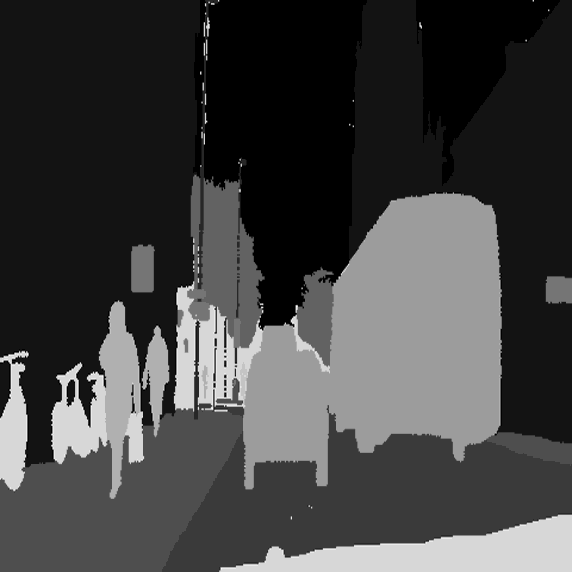
#> input picture images/processed_images/train_masks/0001TP_006810.png, 572 x 572 px, found by its file name; its folder holds 4 pictures in this run
$ python processCarvana.py
#> lines starting #> are read from the running program, lines starting #| are printed output that depends on the picture
#kaggle images processing - gif to png
import pathlib
from pathlib import Path
import concurrent.futures

from PIL import Image

PATH = Path('kaggle_data')

# convert masks from gif to png
(PATH/'train_masks_png').mkdir(exist_ok=True)
def convert_img(fn):
    fn = fn.name
    Image.open(PATH/'train_masks'/fn).save(PATH/'train_masks_png'/f'{fn[:-4]}.png') #opening and saving image

files = list((PATH/'train_masks').iterdir())
with concurrent.futures.ThreadPoolExecutor(8) as e: e.map(convert_img, files)  #uses multi thread for fast conversion
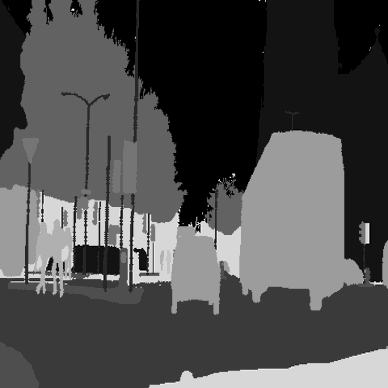
#> input picture images/processed_images/train_masks/0001TP_006960.png, 388 x 388 px, found by its file name
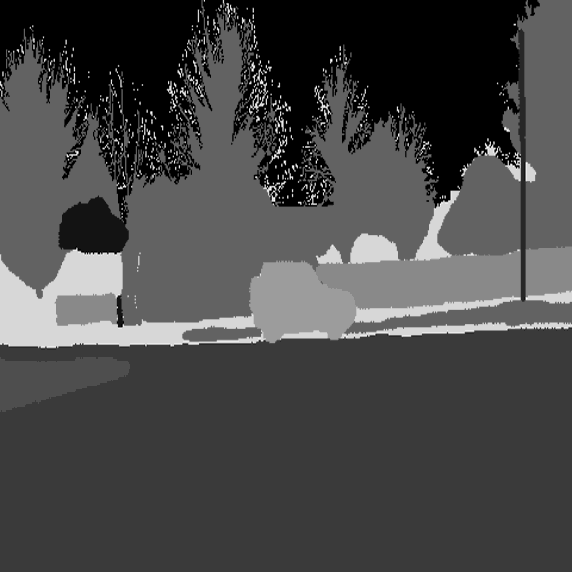
#> input picture images/processed_images/train_masks/0006R0_f01170.png, 572 x 572 px, found by its file name
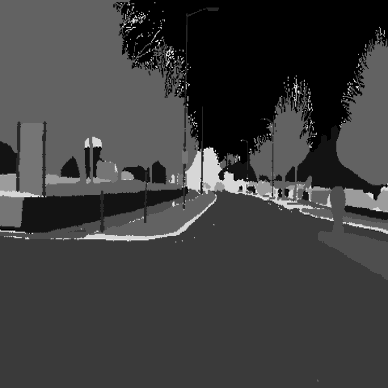
#> input picture images/processed_images/train_masks/0006R0_f01740.png, 388 x 388 px, found by its file name

# we convert the high resolution image mask to 572*572 for starting for the masks.
(PATH/'train_masks-572').mkdir(exist_ok=True)
def resize_mask(fn):
    Image.open(fn).resize((572,572)).save((fn.parent.parent)/'train_masks-572'/fn.name)

#> (the run stopped early here; a loop or call above may not have finished)
